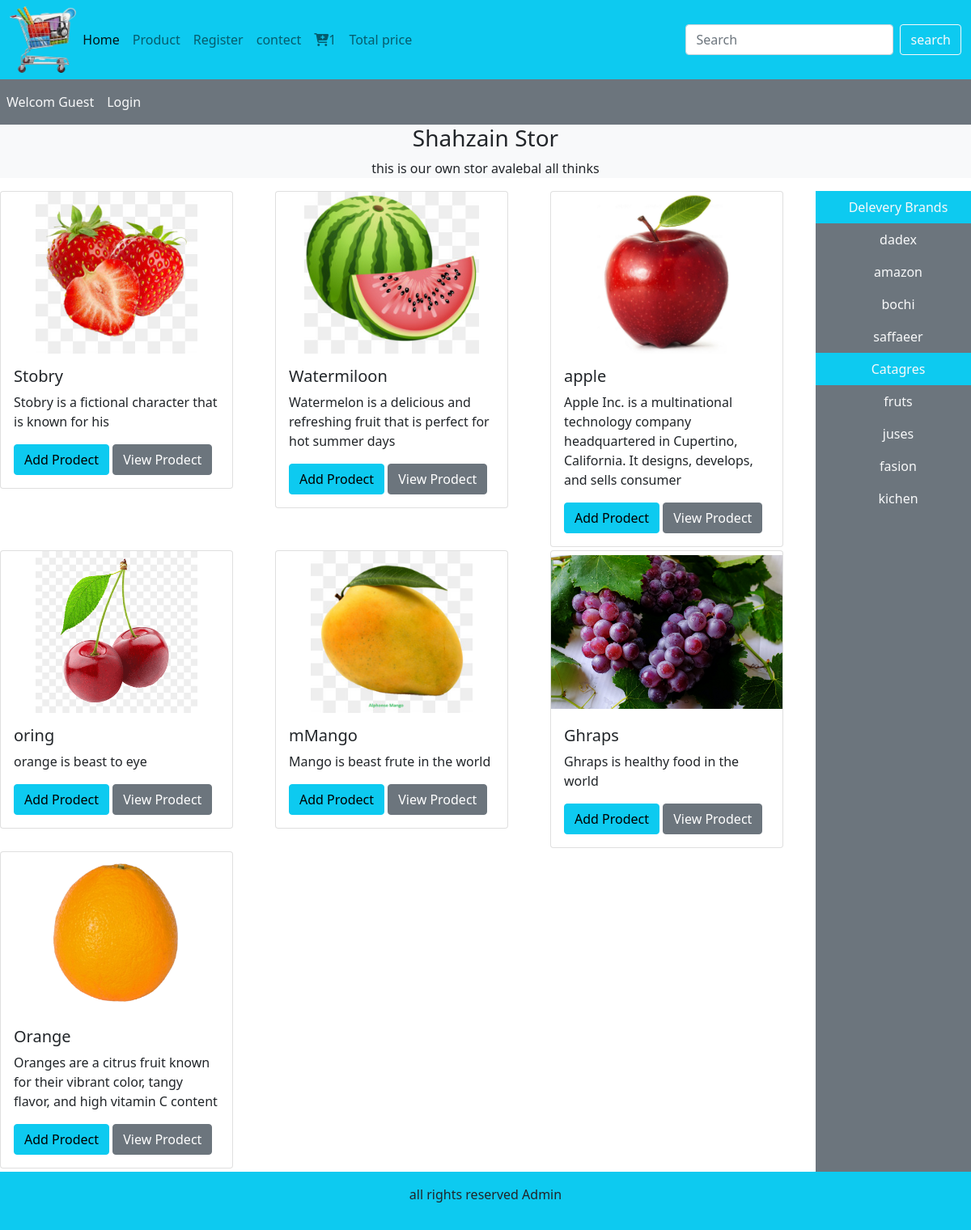
Screenshot of /display_all.php with the database file from the repository.
### tables this page shows
CREATE TABLE `insert_product` (
  `product_id` int(11) NOT NULL,
  `product_title` varchar(255) NOT NULL,
  `product_description` varchar(255) NOT NULL,
  `product_keyword` varchar(255) NOT NULL,
  `category_id` varchar(255) NOT NULL,
  `brand_id` varchar(255) NOT NULL,
  `product_image1` varchar(255) NOT NULL,
  `product_image2` varchar(255) NOT NULL,
  `product_image3` varchar(255) NOT NULL,
  `product_price` varchar(255) NOT NULL,
  `date` timestamp NOT NULL DEFAULT current_timestamp() ON UPDATE current_timestamp(),
  `status` varchar(255) NOT NULL
);

CREATE TABLE `brands` (
  `brand_id` int(11) NOT NULL,
  `brand_title` varchar(255) NOT NULL
);

CREATE TABLE `categories` (
  `category_id` int(11) NOT NULL,
  `category_title` varchar(255) NOT NULL
);

### function/common_function.php (the view, shortened to what this page needs)
<?php
include("./include/connect.php");
function getcategories(){
    global $con;
    $select_categories="select * from `categories`";
    $Result_categories=mysqli_query($con,$select_categories);
    while($row_data=mysqli_fetch_assoc($Result_categories)){
    $category_title=$row_data['category_title'];
    $category_id=$row_data['category_id'];
        echo "<li class='nav-item'>
    <a href='index.php?category=$category_id' class='nav-link text-light'>$category_title</a>
    </li>";
  }
}
    function getbrands(){
        global $con;
        $select_brands="select * from `brands`";
        $Result_brands=mysqli_query($con,$select_brands);
        while($row_data=mysqli_fetch_assoc($Result_brands)){
         $brand_title=$row_data['brand_title'];
         $brand_id=$row_data['brand_id'];
         echo "<li class='nav-item'>
         <a href='index.php?brand=$brand_id' class='nav-link text-light'>$brand_title</a>
       </li>";
        }
    }
    function display_allproducts(){
      global $con;
      $select_query="select * from `insert_product` order by rand() ";
      $Result_query=mysqli_query($con,$select_query);
       while($row=mysqli_fetch_assoc($Result_query)){
        $product_id=$row['product_id'];
        $product_title=$row['product_title'];
        $product_description=$row['product_description'];
        $product_image1=$row['product_image1'];
        echo "<div class='col-4 mb-1'>
        <div class='card' style='width: 18rem;'>
           <img src='./image/$product_image1' class='card-img-top' alt='...'>
           <div class='card-body'>
             <h5 class='card-title'>$product_title</h5>
             <p class='card-text'>$product_description</p>
             <a href='index.php?add_to_cart=$product_id' class='btn btn-info'>Add Prodect</a>
             <a href='#' class='btn btn-secondary'>View Prodect</a>
           </div>
        </div>
     </div>";
       }
      }
?>

### style.css (style rules this page uses)
* { margin: 0; padding: 0; box-sizing: border-box; }
.card-img-top { width: 100%; height: 200px; object-fit: contain; }

### rows the page displays
insert_product: product_image1 (picture), product_title "Stobry", product_description "Stobry is a fictional character that is known for his"
insert_product: product_image1 (picture), product_title "Watermiloon", product_description "Watermelon is a delicious and refreshing fruit that is perfect for hot summer days"
insert_product: product_image1 (picture), product_title "apple", product_description "Apple Inc. is a multinational technology company headquartered in Cupertino, California. It designs, develops, and sells consumer"
insert_product: product_image1 (picture), product_title "oring", product_description "orange is beast to eye"
insert_product: product_image1 (picture), product_title "mMango", product_description "Mango is beast frute in the world"
insert_product: product_image1 (picture), product_title "Ghraps", product_description "Ghraps is healthy food in the world"
insert_product: product_image1 (picture), product_title "Orange", product_description "Oranges are a citrus fruit known for their vibrant color, tangy flavor, and high vitamin C content"
brands: brand_title "dadex"
brands: brand_title "amazon"
brands: brand_title "bochi"
brands: brand_title "saffaeer"
categories: category_title "fruts"
categories: category_title "juses"
categories: category_title "fasion"
categories: category_title "kichen"
